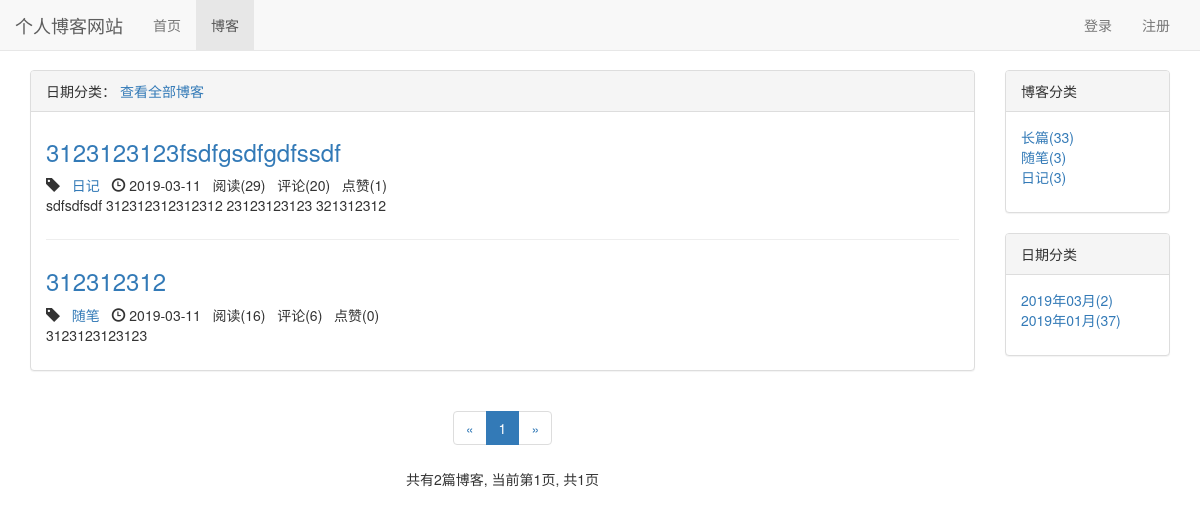
The app's page /blog/date/2019/3, older data.
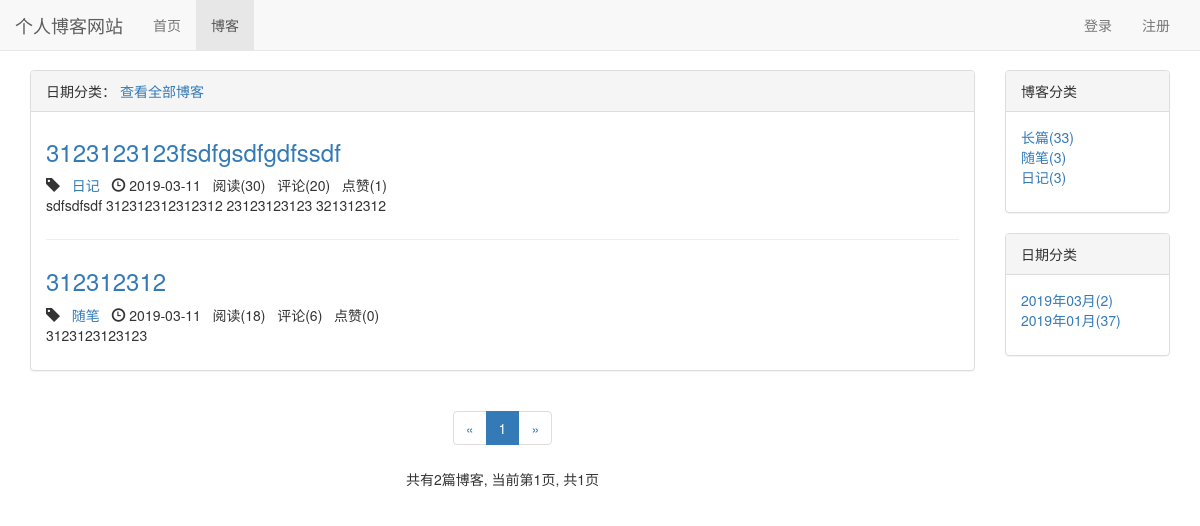
The same page, newer data.
### blog/models.py (models this page shows, shortened)
class Blog(models.Model, ReadNumExpandMethod):
    title = models.CharField(max_length=50)
    blog_type = models.ForeignKey(BlogType, on_delete=models.CASCADE)
    content = RichTextUploadingField()
    author = models.ForeignKey(User, on_delete=models.CASCADE)
    read_details = GenericRelation(ReadDetail)  # 与阅读细节模型关联起来
    created_time = models.DateTimeField(auto_now_add=True)
    last_updated_time = models.DateTimeField(auto_now=True)
    class Meta:
        ordering = ['-created_time']

class BlogType(models.Model):
    type_name = models.CharField(max_length=50)
    def __str__(self):
        return self.type_name

### read_statistics/models.py (models this page shows)
class ReadNum(models.Model):
    read_num = models.IntegerField(default=0)
    content_type = models.ForeignKey(ContentType, on_delete=models.CASCADE)
    object_id = models.PositiveIntegerField()
    content_object = GenericForeignKey('content_type', 'object_id')

### likes/models.py (models this page shows)
class LikeCount(models.Model):
    content_type = models.ForeignKey(ContentType, on_delete=models.CASCADE)
    object_id = models.PositiveIntegerField()
    content_object = GenericForeignKey('content_type', 'object_id')
    liked_num = models.IntegerField(default=0)

### blog/views.py (the view)
# urls.py: path('date/<int:year>/<int:month>', views.blogs_with_date, name="blogs_with_date"),
def blogs_with_date(request, year, month):
    blogs_all_list = Blog.objects.filter(created_time__year=year, created_time__month=month)
    context = get_blog_list_common_data(blogs_all_list, request)
    context['blogs_with_date'] = '{}年{}月'.format(year, month)
    return render(request, 'blog/blogs_with_date.html', context)

### comment/templatetags/comment_tags.py (called while the page is built)
@register.simple_tag
def get_comment_count(obj):
    content_type = ContentType.objects.get_for_model(obj)
    return Comment.objects.filter(content_type=content_type, object_id=obj.pk).count()

### likes/templatetags/likes_tags.py (called while the page is built)
@register.simple_tag
def get_like_count(obj):
    content_type = ContentType.objects.get_for_model(obj)
    like_count, created = LikeCount.objects.get_or_create(content_type=content_type, object_id=obj.pk)
    return like_count.liked_num

### read_statistics/models.py (called while the page is built)
    def get_read_num(self):
        try:
            ct = ContentType.objects.get_for_model(self)
            readnum = ReadNum.objects.get(content_type=ct, object_id=self.pk)
            return readnum.read_num
        except exceptions.ObjectDoesNotExist:
            return 0

### user/context_processors.py (called while the page is built)
def login_modal_form(request):
    return {'login_modal_form': LoginForm()}

### blog/templates/blog/blogs_with_date.html (shortened to what this page needs)
{% extends 'blog/blog_list.html' %}
{% block blog_list_title %}
    日期分类： {{ blog_type.type_name }}
    <a href="{% url 'blog_list' %}">查看全部博客</a>
{% endblock %}

### blog/templates/blog/blog_list.html (shortened to what the changed rows need)
{% extends 'base.html' %}
{% load staticfiles %}
{% load comment_tags %}
{% load likes_tags %}
{% block header_extends %}
    <link rel="stylesheet" type="text/css" href="{% static 'blog/blog.css' %}">
{% endblock %}
{% block content %}
    <div class="container">
        <div class="row">
            <div class="col-xs-12 col-sm-8 col-md-9 col-lg-10">
                <div class="panel panel-default">
                    <div class="panel-body">
                        {% for blog in page_of_blogs.object_list %}
                            <div class="blog">
                                <h3><a href="{% url 'blog_detail' blog.pk %}">{{ blog.title }}</a></h3>
                                <p class="blog-info">
                                    <span class="glyphicon glyphicon-tag"></span>&nbsp;&nbsp;&nbsp;<a href="{% url 'blogs_with_type' blog.blog_type.pk %}">{{ blog.blog_type }}</a>&nbsp;&nbsp;&nbsp;<span class="glyphicon glyphicon-time"></span> {{ blog.created_time|date:"Y-m-d" }}&nbsp;&nbsp;
                                    阅读({{ blog.get_read_num }})&nbsp;&nbsp;
                                    评论({% get_comment_count blog %})&nbsp;&nbsp;
                                    点赞({% get_like_count blog %})
                                </p>
                                <p>{{ blog.content|striptags|truncatechars:120 }}</p>
                            </div>
                        {% empty %}
                            <div class="blog">
                                <h3>暂无博客，敬请期待</h3>
                            </div>
                        {% endfor %}
                    </div>
                </div>
            </div>
        </div>
    </div>
{% endblock %}

Row changes from the older to the newer data that the page shows:
changed through a linked row, Blog "3123123123fsdfgsdfgdfssdf": get_read_num "29" → "30"
changed through a linked row, Blog "随笔": get_read_num "16" → "18"
